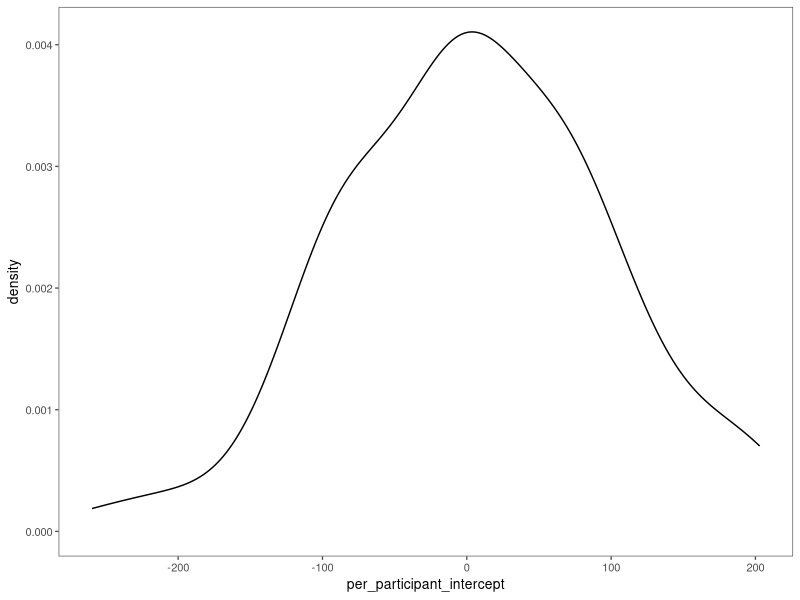
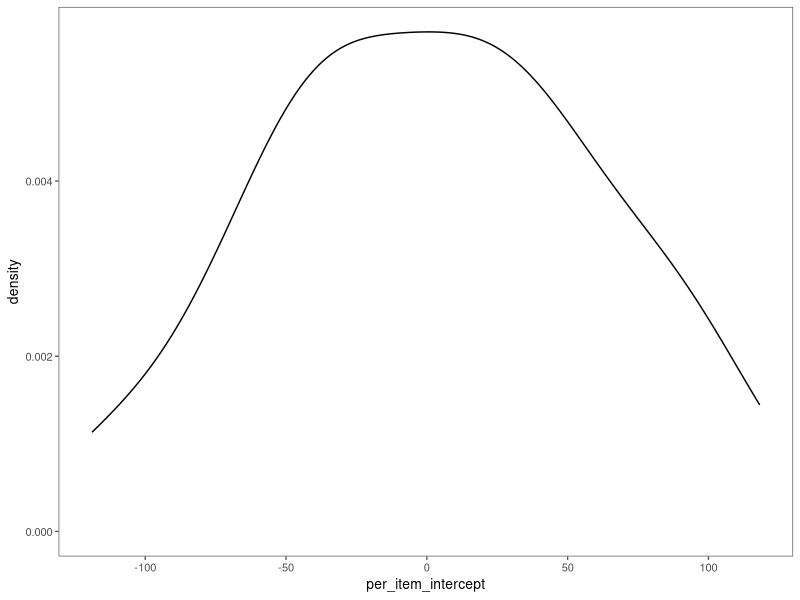
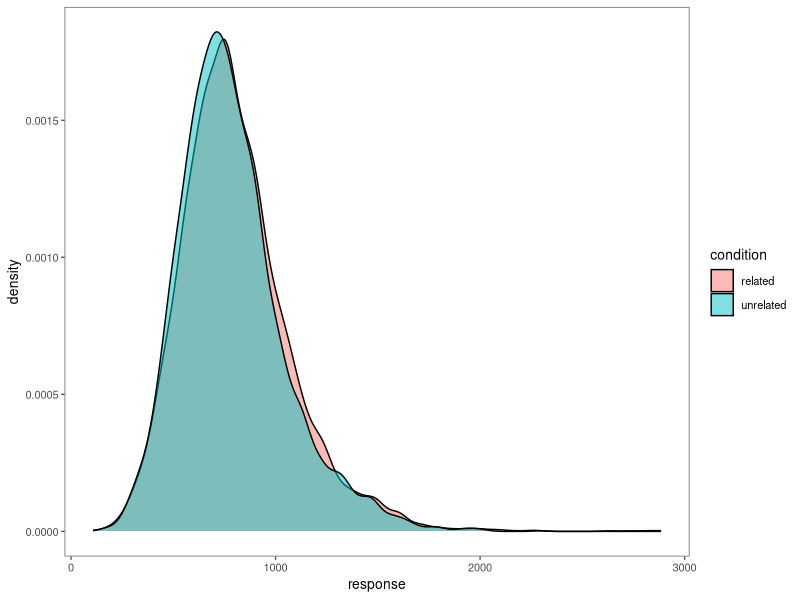
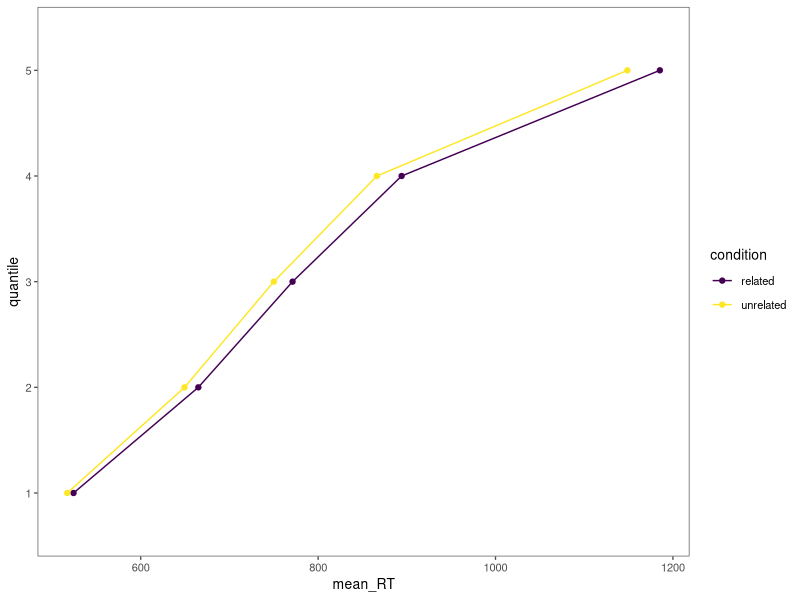
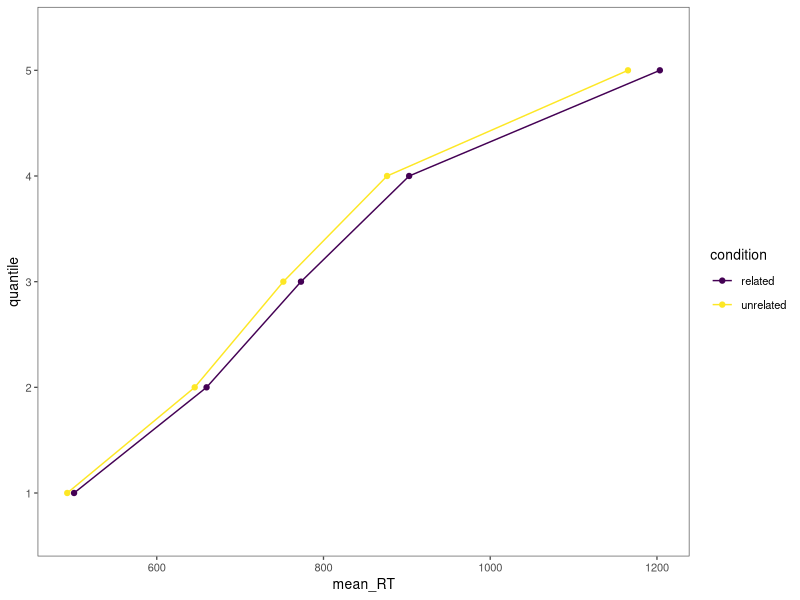
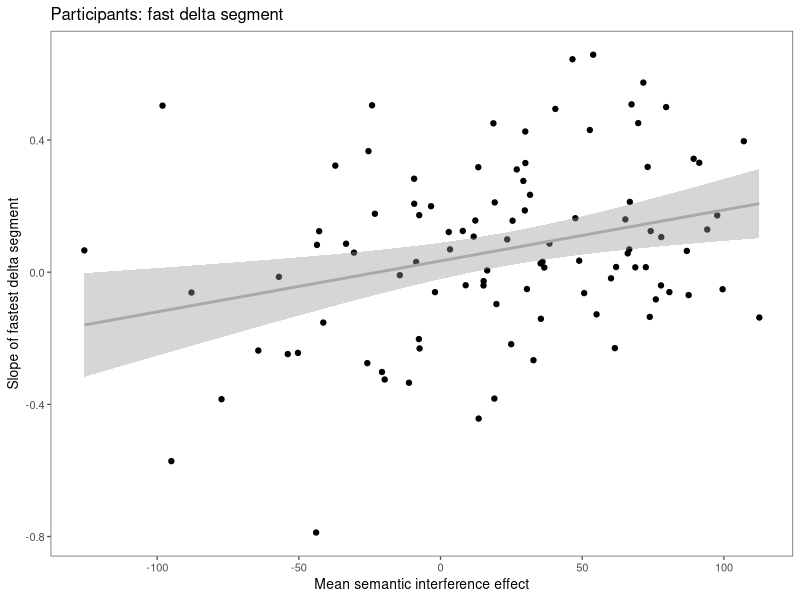
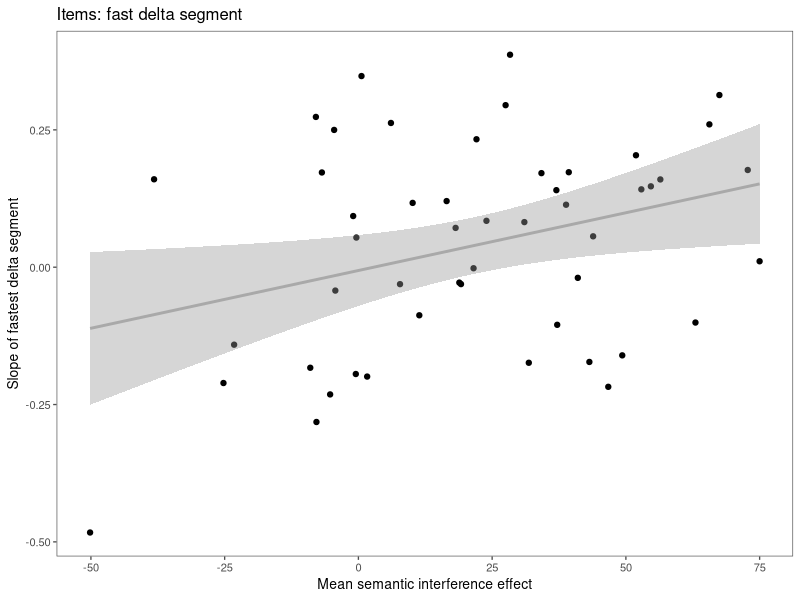
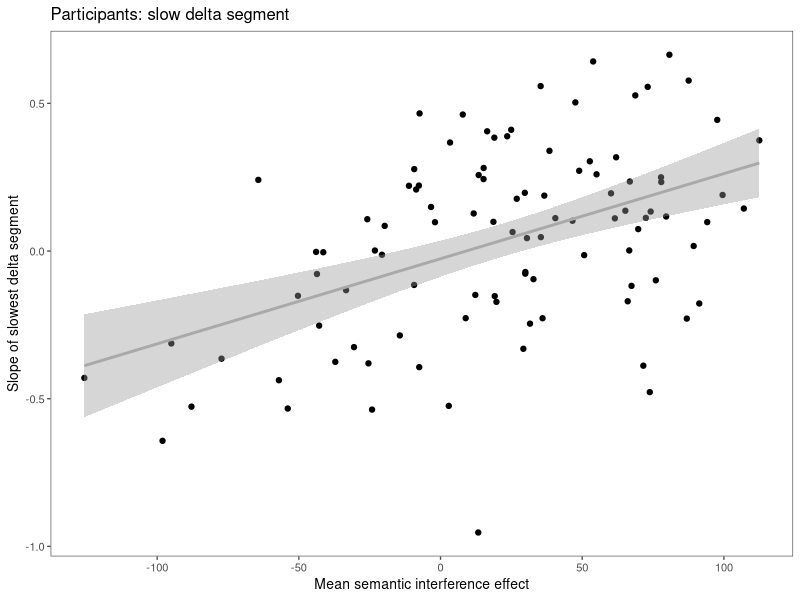

These figures' R source, in order:
## ---- chunk 1
library(tidyverse) # for data wrangling, pipes, and good dataviz
library(lmerTest)  # for mixed effect models
library(ggthemes)
knitr::opts_chunk$set(echo = TRUE)
theme_set(theme_few(base_size = 10))
options("scipen"=10, "digits"=4) # control scientific notation
## ---- chunk 2
# rexgauss function from retimes package
# package is no longer available on cran, so we create the function here
rexgauss <- function(n, mu=0, sigma=1, tau=1, positive=TRUE) {
    if(positive) {
        while(1) {
            x <- rnorm(n,mu,sigma)+rexp(n,1/tau)
            if(sum(x>0)==n) break
        }
    } else
        x <- rnorm(n,mu,sigma)+rexp(n,1/tau)
    return(x)
}

## ---- chunk 3
set.seed(8675309)
# exgaussian parameters that are estimated from data sets from meta analysis
rel_mu <- 578
rel_sigma <- 68
rel_tau <- 219
unr_mu <- 570
unr_sigma <- 53
unr_tau <- 202

id = rep(1:100, each = 100) # make a vector of participants 
item = rep(1:50, each = 2, length.out = length(id))
condition = rep(c("related", "unrelated"), times = length(id)/2)

dat <- data.frame(id,item,condition)

per_participant_intercept = rnorm(100, mean = 0, sd = 100)
per_item_intercept = rnorm(50, mean = 0, sd = 70) # sd estimated from pilot data
participant <- data.frame(id = rep(1:100), per_participant_intercept)
ggplot(participant, aes(per_participant_intercept)) +
  geom_density()
items <- data.frame(item = rep(1:50), per_item_intercept)
ggplot(items, aes(per_item_intercept)) +
  geom_density()

dat <- merge(dat, participant, by = "id")
dat <- merge(dat, items, by = "item")

dat$err <- rnorm(n = length(dat), mean = 0, sd = 100)

dat$response <- ifelse(dat$condition == "related", rexgauss(length(id), mu = rel_mu + dat$per_participant_intercept + dat$per_item_intercept + dat$err, sigma = rel_sigma, tau = rel_tau), rexgauss(length(id), mu = unr_mu + dat$per_participant_intercept + dat$per_item_intercept + dat$err, sigma = unr_sigma, tau = unr_tau))

## ---- chunk 4
# plot distributions of data by condition (related/unrelated)
ggplot(dat, aes(response, fill = condition)) +
  geom_density(alpha = .5)

dat$condition <- as.factor(dat$condition)
contrasts(dat$condition) <- c(.5,-.5)

m0 <- lmer(response ~ condition + (1|id) + (1|item), data = dat) 
mat_trt <- model.matrix(m0)
dat$cont.cond <- mat_trt[,2] 
# fit model with simulated data
summary(mod <- lmer(log(response) ~ cont.cond + 
                      (cont.cond || id) +
                      (cont.cond || item),
                    data = dat))

summary(mod1 <- lmer(response ~ cont.cond + 
                      (cont.cond || id) +
                      (cont.cond || item),
                    data = dat))

## ---- chunk 5

# calculate delta plot slopes and mean interference effects from simulated data
quantiles <- dat %>%
  group_by(id, condition) %>%
  mutate(quantile = cut(response, breaks = quantile(response, probs = seq(0,1,.2), type = 7),
                        include.lowest = TRUE, labels = 1:5)) %>%
  group_by(id, condition, quantile) %>%
  #ungroup()%>%
  #group_by(quantile) %>%
  summarize(mean_quantile = mean(response)) 


quantiles_item <- dat %>%
  group_by(item, condition) %>%
  mutate(quantile = cut(response, breaks = quantile(response, probs = seq(0,1,.2), type = 7),
                        include.lowest = TRUE, labels = 1:5)) %>%
  group_by(item, condition, quantile) %>%
    #ungroup() %>%
    #group_by(quantile) %>%
    summarize(mean_quantile_items = mean(response))

quantiles_wide <- quantiles %>%
  pivot_wider(names_from = c(condition, quantile), values_from = mean_quantile)

quantiles_wide_item <- quantiles_item %>%
  pivot_wider(names_from = c(condition, quantile), values_from = mean_quantile_items)

quantiles_plot_data <- quantiles %>%
  group_by(condition, quantile) %>%
  summarize(mean_RT = mean(mean_quantile))

quantiles_plot_data_items <- quantiles_item %>%
  group_by(condition, quantile) %>%
  summarize(mean_RT = mean(mean_quantile_items))

quantiles_plot_data$condition <- as.factor(as.character(quantiles_plot_data$condition))
plot_pp <-ggplot(quantiles_plot_data, aes(x = mean_RT, y = quantile, color = condition, group = condition)) +
  geom_point(stat = "identity") +
  geom_line() +
  scale_color_viridis_d("condition")
plot_pp

quantiles_plot_data_items$condition <- as.factor(as.character(quantiles_plot_data_items$condition))

plot_item <-ggplot(quantiles_plot_data_items, aes(x = mean_RT, y = quantile, color = condition, group = condition)) +
  geom_point(stat = "identity") +
  geom_line() +
  scale_color_viridis_d("condition")
plot_item
## ---- chunk 6
slope_2_1 <- quantiles_wide %>%
  mutate(delta_2 = related_2 - unrelated_2) %>%
  mutate(delta_1 = related_1 - unrelated_1) %>%
  mutate(mean_2 = ((related_2 + unrelated_2)/2)) %>%
  mutate(mean_1 = ((related_1 + unrelated_1)/2)) %>%
  group_by(id) %>%
  summarize(slope_2_1 = (delta_2 - delta_1)/(mean_2 - mean_1))

slope_2_1_item <- quantiles_wide_item %>%
  mutate(delta_2 = related_2 - unrelated_2) %>%
  mutate(delta_1 = related_1 - unrelated_1) %>%
  mutate(mean_2 = ((related_2 + unrelated_2)/2)) %>%
  mutate(mean_1 = ((related_1 + unrelated_1)/2)) %>%
  group_by(item) %>%
  summarize(slope_2_1_item = (delta_2 - delta_1)/(mean_2 - mean_1))

slope_5_4 <- quantiles_wide %>%  
  mutate(delta_5 = related_5 - unrelated_5) %>%
  mutate(delta_4 = related_4 - unrelated_4) %>%
  mutate(mean_5 = ((related_5 + unrelated_5)/2)) %>%
  mutate(mean_4 = ((related_4 + unrelated_4)/2)) %>%
  group_by(id) %>%
  summarize(slope_5_4 = (delta_5 - delta_4)/(mean_5 - mean_4))

slope_5_4_item <- quantiles_wide_item %>%
  mutate(delta_5 = related_5 - unrelated_5) %>%
  mutate(delta_4 = related_4 - unrelated_4) %>%
  mutate(mean_5 = ((related_5 + unrelated_5)/2)) %>%
  mutate(mean_4 = ((related_4 + unrelated_4)/2)) %>%
  group_by(item) %>%
  summarize(slope_5_4_item = (delta_5 - delta_4)/(mean_5 - mean_4))
## ---- chunk 7
sem_int <- dat %>%
  group_by(id, condition) %>%
  summarize(mean_cond = mean(response)) %>%
  pivot_wider(names_from = condition, values_from = mean_cond) %>%
  mutate(sem_int = related - unrelated)

# semantic interference effect by item
sem_int_item <- dat %>%
  group_by(item,condition) %>%
  summarize(mean_cond = mean(response)) %>%
  pivot_wider(names_from = condition, values_from = mean_cond) %>%
  mutate(sem_int_item = related - unrelated)

cor_participants <- merge(sem_int, slope_5_4, by = "id")
cor_participants <- merge(cor_participants, slope_2_1, by = "id")
cor_items <- merge(sem_int_item, slope_5_4_item, by = "item")
cor_items <- merge(cor_items, slope_2_1_item, by = "item")

cor.test(cor_participants$slope_5_4, cor_participants$sem_int)
cor.test(cor_participants$slope_2_1, cor_participants$sem_int)
cor.test(cor_items$slope_5_4_item, cor_items$sem_int_item)
cor.test(cor_items$slope_2_1_item, cor_items$sem_int_item)

## ---- chunk 8

fast_slope_pp <-left_join(sem_int, slope_2_1, by = NULL, copy = FALSE)

plot_fast_pp <-ggplot(fast_slope_pp, aes(x = sem_int, y = slope_2_1)) +
  geom_point(stat = "identity") +
  geom_smooth(method = "lm", color = "darkgray") +
  labs(title = "Participants: fast delta segment", x = "Mean semantic interference effect", y = "Slope of fastest delta segment")
plot_fast_pp


fast_slope_item <-left_join(sem_int_item, slope_2_1_item, by = NULL, copy = FALSE)

plot_fast_item <-ggplot(fast_slope_item, aes(x = sem_int_item, y = slope_2_1_item)) +
  geom_point(stat = "identity") +
  geom_smooth(method = "lm", color = "darkgray") +
  labs(title = "Items: fast delta segment", x = "Mean semantic interference effect", y = "Slope of fastest delta segment")
plot_fast_item



slow_slope_pp <-left_join(sem_int, slope_5_4, by = NULL, copy = FALSE)

plot_slow_pp <-ggplot(slow_slope_pp, aes(x = sem_int, y = slope_5_4)) +
  geom_point(stat = "identity") +
  geom_smooth(method = "lm", color = "darkgray") +
  labs(title = "Participants: slow delta segment", x = "Mean semantic interference effect", y = "Slope of slowest delta segment")
plot_slow_pp


slow_slope_item <-left_join(sem_int_item, slope_5_4_item, by = NULL, copy = FALSE)

plot_slow_item <-ggplot(slow_slope_item, aes(x = sem_int_item, y = slope_5_4_item)) +
  geom_point(stat = "identity") +
  geom_smooth(method = "lm", color = "darkgray") +
  labs(title = "Items: slow delta segment", x = "Mean semantic interference effect", y = "Slope of slowest delta segment")
plot_slow_item


figure <- cowplot::plot_grid(plot_slow_pp, plot_fast_pp, plot_slow_item, plot_fast_item, ncol = 2, labels = c("A","B","C","D"))
figure
